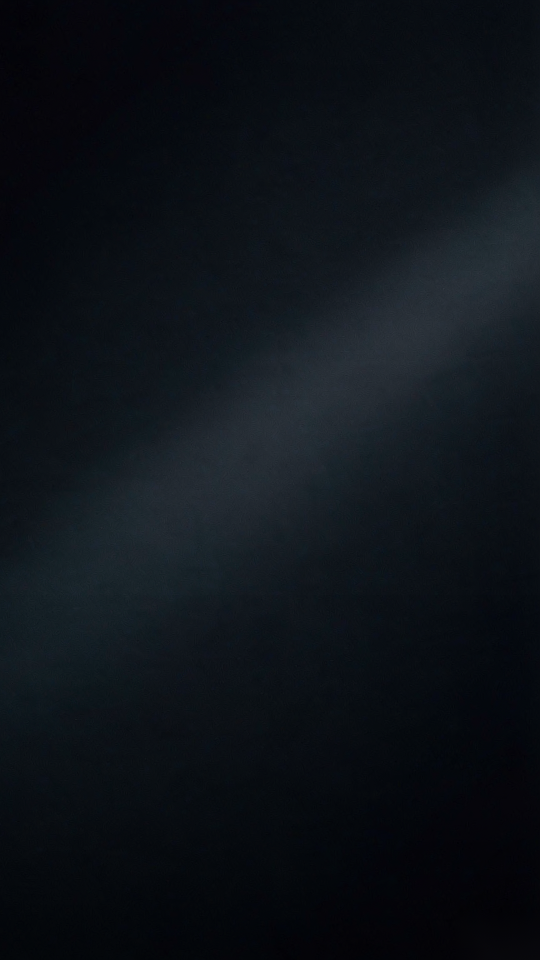
#> input picture assets/bg/ink-beam.png, 1080 x 1920 px (shown at 1/2 size)
$ python prep_bg.py ../assets/bg/ink-beam.png ../assets/bg/ink-frost.png
#> lines starting #> are read from the running program, lines starting #| are printed output that depends on the picture
#!/usr/bin/env python3
"""把生成的背景原图处理成可直接用的 1080x1920 底图。

做三件事：
1. 抹掉生成图自带的右下角水印（inpaint，背景是均匀暗色，修补后无痕）
2. 裁成 9:16 并放大到 1080x1920
3. 底部叠加垂直压暗，给烧字幕留对比度

用法：
    .venv-lipsync/bin/python scripts/prep_bg.py assets/bg/xxx.png assets/bg/ink.png
"""
from __future__ import annotations

import sys
from pathlib import Path

import cv2
import numpy as np

W, H = 1080, 1920


def remove_watermark(img: np.ndarray, pad: int = 14) -> np.ndarray:
    """自动找右下角明显亮于底色的像素，用 inpaint 填掉。"""
    h, w = img.shape[:2]
    gray = cv2.cvtColor(img, cv2.COLOR_BGR2GRAY)
    y0, x0 = int(h * 0.90), int(w * 0.72)
    roi = gray[y0:, x0:]
    bg = float(np.median(roi))
    ys, xs = np.where(roi > bg + 22)
    if len(ys) == 0:
        print("  ! 没检测到水印，跳过")
        return img

    mask = np.zeros((h, w), np.uint8)
    mask[
        max(0, y0 + ys.min() - pad) : min(h, y0 + ys.max() + pad),
        max(0, x0 + xs.min() - pad) : min(w, x0 + xs.max() + pad),
    ] = 255
    out = cv2.inpaint(img, mask, 7, cv2.INPAINT_TELEA)
    print(f"  水印已修补：{len(ys)} px")
    return out


def crop_9x16(img: np.ndarray, keep: str = "right") -> np.ndarray:
    """裁成 9:16。keep=right 时保留右侧（光在右边），左侧暗部可丢。"""
    h, w = img.shape[:2]
    tw = round(h * 9 / 16)
    if tw > w:
        th = round(w * 16 / 9)
        top = 0 if keep == "right" else h - th
        img = img[top : top + th, :]
    else:
        left = w - tw if keep == "right" else 0
        img = img[:, left : left + tw]
    return cv2.resize(img, (W, H), interpolation=cv2.INTER_LANCZOS4)


def darken_bottom(img: np.ndarray, strength: float = 0.30, start: float = 0.62) -> np.ndarray:
    """底部垂直压暗，字幕压在上面更清楚。"""
    h = img.shape[0]
    ramp = np.clip((np.linspace(0, 1, h) - start) / (1 - start), 0, 1) ** 1.5
    mult = (1 - strength * ramp)[:, None, None]
    return np.clip(img.astype(np.float32) * mult, 0, 255).astype(np.uint8)


def main() -> None:
    if len(sys.argv) < 3:
        raise SystemExit("用法: prep_bg.py <输入图> <输出图> [--keep left|right] [--darken 0.3]")

    src, dst = Path(sys.argv[1]), Path(sys.argv[2])
    keep = "right"
    darken = 0.30
    args = sys.argv[3:]
    for i, a in enumerate(args):
        if a == "--keep":
            keep = args[i + 1]
        elif a == "--darken":
            darken = float(args[i + 1])

    img = cv2.imread(str(src))
#> img is the input picture: shape (1920, 1080, 3); mean B, G, R 24.2, 18.4, 13.4
    if img is None:
        raise SystemExit(f"读不到图：{src}")
    print(f"输入 {img.shape[1]}x{img.shape[0]}")
#| 输入 1080x1920

    img = remove_watermark(img)
#> in remove_watermark, `roi = gray[y0:, x0:]`:
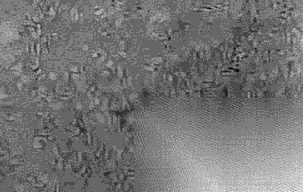
#> roi: shape (192, 303); min 0, max 10, mean 4.57; drawn with min black and max white
#> in remove_watermark, `bg = float(np.median(roi))`: bg = 4
#> in remove_watermark, `ys, xs = np.where(roi > bg + 22)`: ys = empty array
    img = crop_9x16(img, keep=keep)
    if darken > 0:
        img = darken_bottom(img, strength=darken)
    dst.parent.mkdir(parents=True, exist_ok=True)
    cv2.imwrite(str(dst), img)
    print(f"输出 {dst}  {W}x{H}")


if __name__ == "__main__":
    main()
